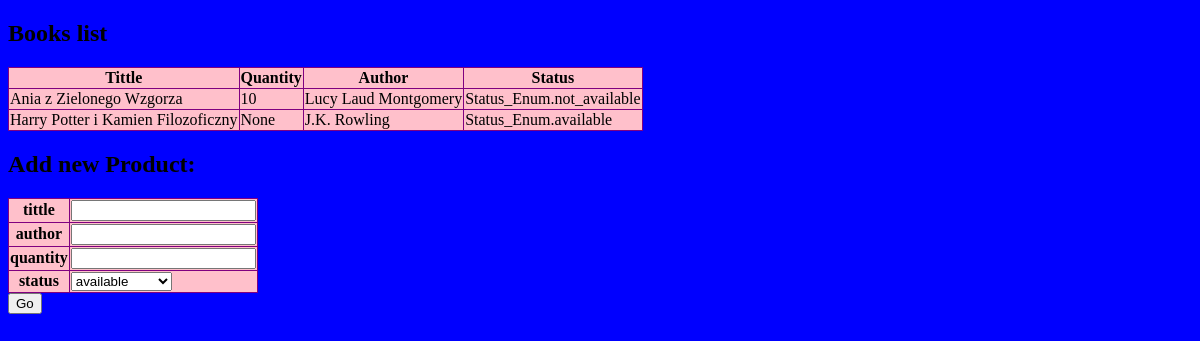
/books/, run on an earlier commit of the app's database.
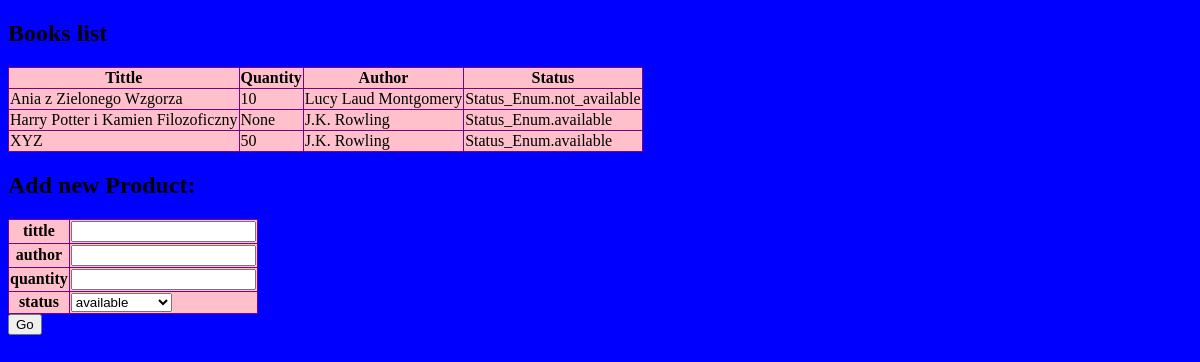
And on a later commit of the database.
### app/models.py (models this page shows, shortened)
class Book(db.Model):
    __table_args__ = {'extend_existing': True}
    id = db.Column(db.Integer, primary_key=True)
    tittle = db.Column(db.String(100))
    quantity = db.Column(db.Integer, nullable=True)
    author_id = db.Column(db.Integer, db.ForeignKey('author.id'))
    rental_id = db.Column(db.Integer, db.ForeignKey('rental.id'))
    def get_author(self):
        author = Author.query.filter_by(id=self.author_id).first()
        return author.name
    def get_rental_status(self):
        rental_status = Rental.query.filter_by(id=self.rental_id).first()
        return rental_status.status

class Author(db.Model):
    __table_args__ = {'extend_existing': True}
    id = db.Column(db.Integer, primary_key=True)
    name = db.Column(db.String(100))
    books = db.relationship("Book", backref="author_name")

class Rental(db.Model):
    __table_args__ = {'extend_existing': True}
    id = db.Column(db.Integer, primary_key=True)
    status = db.Column(db.Enum(Status_Enum), default=Status_Enum.available)
    books = db.relationship("Book", backref="rental_status")

### app/routes.py (the view, shortened to what this page needs)
@app.route("/books/", methods=["GET", "POST"])
def book_list():
    form = BookForm()
    error = ""
    return render_template("book.html", form=form, books=Book.query.all(), error=error)

### app/forms.py
class BookForm(FlaskForm):
    tittle = StringField("tittle", validators=[DataRequired()])
    author = StringField("author", validators=[DataRequired()])
    quantity = IntegerField('quantity', validators=[DataRequired()])
    status = SelectField('status', choices=[('available', 'available'), ('not_available', 'not_available')], validators=[DataRequired()])

### app/templates/book.html (shortened to what this page needs)
<!DOCTYPE html>
<html lang="en">
<head>
    <link rel="stylesheet" href={{ url_for('static', filename='style.css') }}>
</head>
<body>
<h2>Books list</h2>
<table>
    <thead>
    <th>Tittle</th>
    <th>Quantity</th>
    <th>Author</th>
    <th>Status</th>
    </thead>
{% for book in books %}
    <tr>
        <td>{{ book.tittle }}</td>
        <td>{{ book.quantity }}</td>
        <td>{{ book.get_author() }}</td>
        <td>{{ book.get_rental_status() }}</td>
    </tr>
{% endfor %}
</table>
<div>
    <h2> Add new Product: </h2>
    <form method="POST" action="/books/">
        <table>
            {% for field in form if field.widget.input_type != 'hidden'  %}
                <tr>
                    <th>{{ field.label }}</th>
                    <td>{{ field }}</td>
                </tr>
            {% endfor %}
        </table>
        <input type="submit" value="Go">
    </form>
</div>
</body>
</html>

### app/static/style.css (style rules this page uses)
body { background: blue; }
table { border: 1px solid purple; background: pink; border-collapse: collapse; width: 300 px }
th { border: 1px solid purple; style: strong; height: 50 px }
tr { border: 1px solid purple; height: 50 px; width: 200 px }
td { border: 1px solid purple; height: 50 px; width: 200 px }

What changed in the data, as far as the page shows it:
added Book: tittle "XYZ", quantity "50", get_author "J.K. Rowling", get_rental_status "Status_Enum.available"
